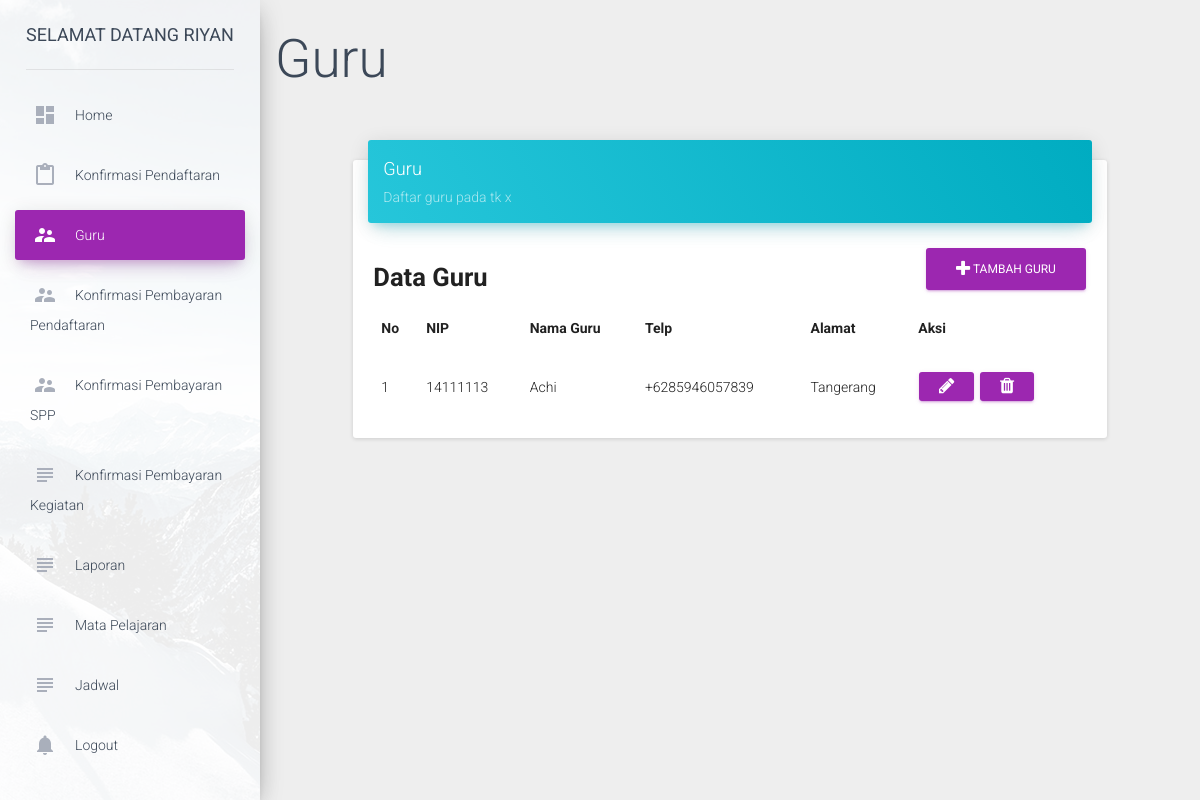
The app's page /dashboard/index.php?page=10 (signed in), older data.
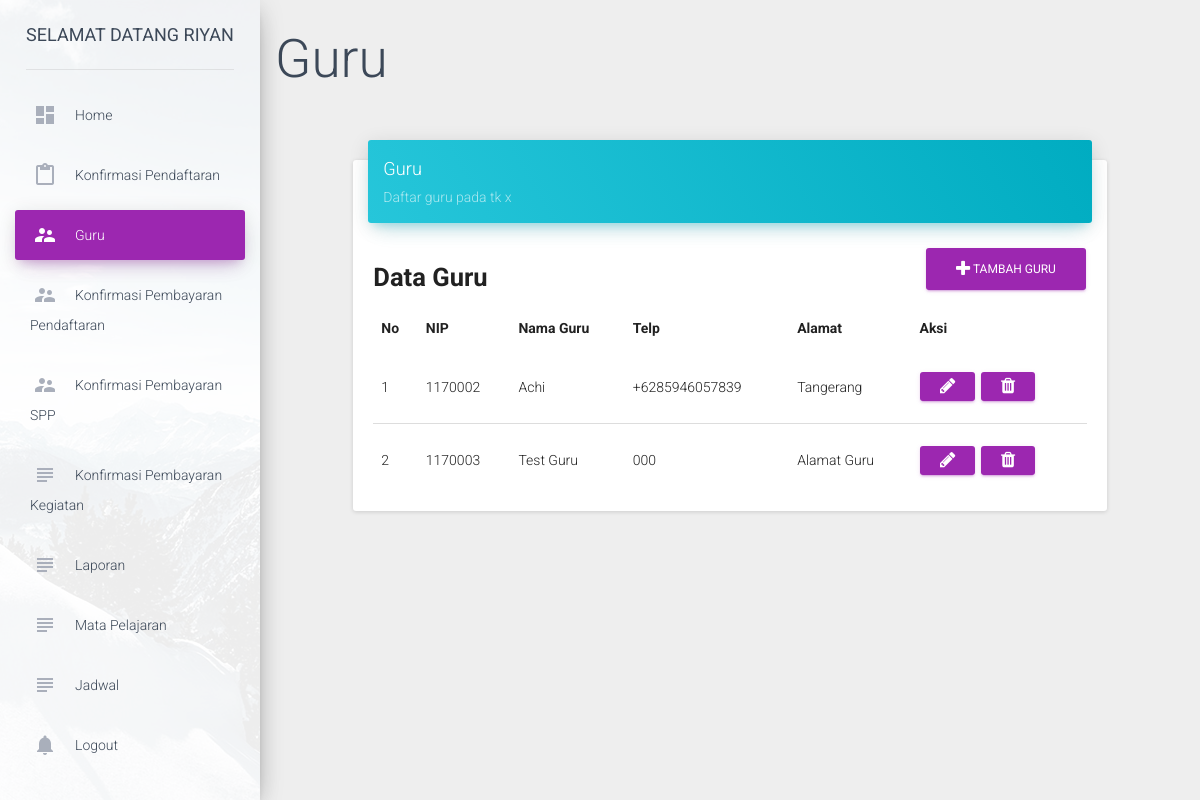
The same page, newer data.
### tables this page shows
CREATE TABLE `guru` (
  `Id` int(11) NOT NULL AUTO_INCREMENT,
  `nip` char(7) DEFAULT NULL,
  `nama_guru` varchar(100) DEFAULT NULL,
  `alamat` varchar(255) DEFAULT NULL,
  `telp` varchar(255) DEFAULT NULL,
  PRIMARY KEY (`Id`)
);

### dashboard/include/guru.php (the view, shortened to what this page needs)
<h1>Guru</h1>
<div class="row">
    <div class="col-sm-12 col-md-8 col-lg-10 col-lg-offset-1">
        <div class="card" style="margin-top: 50px">
            <div class="card-header" data-background-color="blue">
                <h4 class="title">Guru</h4>
                <p class="category">Daftar guru pada tk x</p>
            </div>
            <div class="card-content">
                <a href="index.php?page=11" class="btn btn-primary btn-md pull-right"><i class="fa fa-plus"></i> Tambah Guru</a>
                <h3 style="overflow: hidden;"><b>Data Guru</b></h3>
				<table class="table table-hover">
					<thead>
						<tr>
							<td><b>No</b></td>
							<td><b>NIP</b></td>
							<td><b>Nama Guru</b></td>
							<td><b>Telp</b></td>
							<td><b>Alamat</b></td>
							<td><b>Aksi</b></td>
						</tr>
					</thead>
				    <tbody>
				    	<?php
				    		$query = "SELECT * FROM guru";
				    		$exec  = mysqli_query($conn,$query);
				    		if ($exec) {
				    			$count = mysqli_num_rows($exec);
				    			if ($count > 0) {
				    				$no = 0;
				    				while ($rows = mysqli_fetch_array($exec)) {
				    	?>
						    			<tr>
											<td><?php echo ++$no; ?></td>
											<td><?php echo $rows['nip'] ?></td>
											<td><?php echo $rows['nama_guru'] ?></td>
											<td><?php echo $rows['telp'] ?></td>
											<td><?php echo $rows['alamat'] ?></td>
											<td>
												<a href="index.php?page=12&id=<?php echo $rows['Id'] ?>" class="btn btn-primary btn-sm"><i class="fa fa-pencil"></i></a>
												<a href="include/hapus_guru.php?id=<?php echo $rows['Id'] ?>" class="btn btn-primary btn-sm"><i class="fa fa-trash"></i></a>
											</td>
										</tr>
				    	<?php
				    				}
				    			}else{
				    	?>
				    			<tr>
									<td colspan="6" align="center"><h4><b>Kosong</b></h4></td>
								</tr>
				    	<?php
				    			}
				    		}else{
				    			echo mysqli_error($conn);
				    		}
				    	?>
				    </tbody>
				</table>
            </div>
        </div>
    </div>
</div>

### dashboard/index.php (shortened to what this page needs)
<?php
$role = "";
if ($_SESSION['role_user'] == 0) {
	$role = "Admin";
}
$getPage = $_GET['page'];
switch ($getPage) {
    case 10:
        $page               = "include/guru.php";
        break;
}
?>
<!doctype html>
<html lang="en">
<head>
    <?php
    	include "include/libs.php";
    ?>
</head>
<body>
    <div class="wrapper">
        <div class="sidebar" data-color="purple" data-image="../assets/img/sidebar-1.jpg">
            <div class="logo">
                <a href="http://www.anggitprayogo.com" class="simple-text">
                    Selamat datang <?php $role == "Admin" ? print($nama_admin) : print($nama_panggilan); ?>
                </a>
            </div>
            <div class="sidebar-wrapper">
                <ul class="nav">
                    <li class="<?php $_SESSION['active'] == 1 ? print("active") : print("") ?>">
                        <a href="index.php?page=1">
                            <i class="material-icons">dashboard</i>
                            <p>Home</p>
                        </a>
                    </li>
                    <?php
					if ($role == "Admin") {
					?>
					<li class="<?php $_SESSION['active'] == 4 ? print("active") : print("") ?>">
                        <a href="index.php?page=7">
                            <i class="material-icons">content_paste</i>
                            <p>Konfirmasi Pendaftaran </p>
                        </a>
                    </li>
                    <li class="<?php $_SESSION['active'] == 6 ? print("active") : print("") ?>">
                        <a href="index.php?page=10">
                            <i class="material-icons">supervisor_account</i>
                            <p>Guru</p>
                        </a>
                    </li>
                    <li class="<?php $_SESSION['active'] == 8 ? print("active") : print("") ?>">
                        <a href="index.php?page=17">
                            <i class="material-icons">supervisor_account</i>
                            <p>Konfirmasi Pembayaran Pendaftaran</p>
                        </a>
                    </li>
                    <li class="<?php $_SESSION['active'] == 13 ? print("active") : print("") ?>">
                        <a href="index.php?page=25">
                            <i class="material-icons">supervisor_account</i>
                            <p>Konfirmasi Pembayaran SPP</p>
                        </a>
                    </li>
                    <li class="<?php $_SESSION['active'] == 14 ? print("active") : print("") ?>">
                        <a href="index.php?page=26">
                            <i class="material-icons">subject</i>
                            <p>Konfirmasi Pembayaran Kegiatan</p>
                        </a>
                    </li>
                    <li class="<?php $_SESSION['active'] == 9 ? print("active") : print("") ?>">
                        <a href="index.php?page=18">
                            <i class="material-icons">subject</i>
                            <p>Laporan</p>
                        </a>
                    </li>
                    <li class="<?php $_SESSION['active'] == 10 ? print("active") : print("") ?>">
                        <a href="index.php?page=19">
                            <i class="material-icons">subject</i>
                            <p>Mata Pelajaran</p>
                        </a>
                    </li>
                    <li class="<?php $_SESSION['active'] == 11 ? print("active") : print("") ?>">
                        <a href="index.php?page=22">
                            <i class="material-icons">subject</i>
                            <p>Jadwal</p>
                        </a>
                    </li>
					<?php
					}
					?>
                    <li>
                        <a href="../logout.php">
                            <i class="material-icons text-gray">notifications</i>
                            <p>Logout</p>
                        </a>
                    </li>
                </ul>
            </div>
        </div>
        <div class="main-panel">
            <div class="content">
                <div class="container-fluid">
                   <?php
                   include $page;
                   ?>
                </div>
            </div>
        </div>
    </div>
</body>
</html>

### dashboard/include/libs.php (shortened to what this page needs)
<link href="../assets/css/bootstrap.min.css" rel="stylesheet" />
<link href="../assets/css/material-dashboard.css?v=1.2.0" rel="stylesheet" />
<link href="../assets/css/demo.css" rel="stylesheet" />
<link href="../assets/css/font-awesome.min.css" rel="stylesheet">

Row changes from the older to the newer data that the page shows:
changed guru "Achi": nip "14111113" → "1170002"
added guru: nip "1170003", nama_guru "Test Guru", telp "000", alamat "Alamat Guru"
